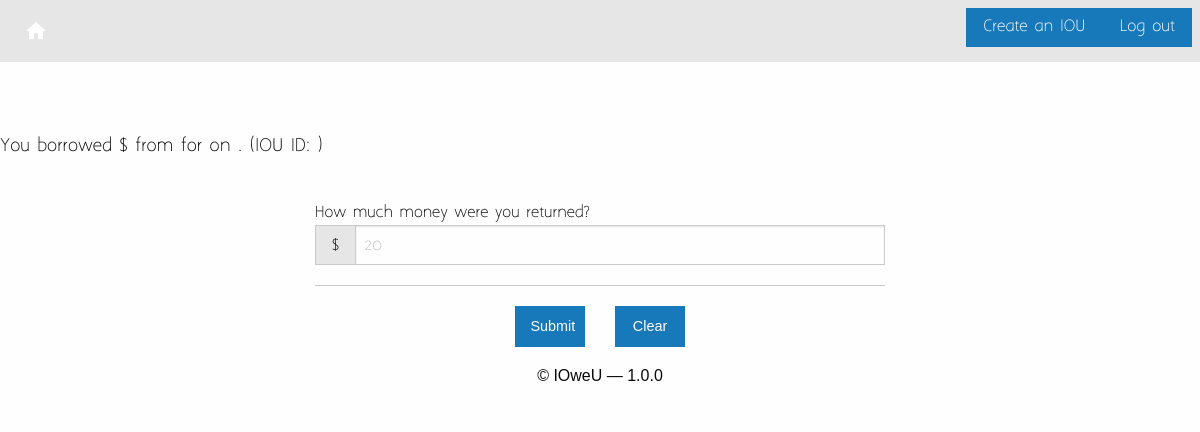
/modify/2, run on an earlier commit of the app's database.
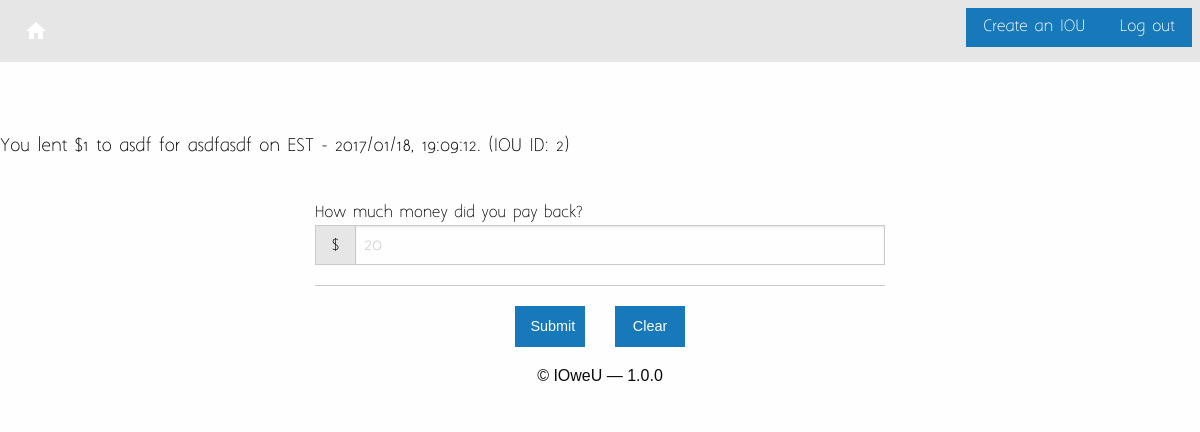
And on a later commit of the database.
### tables this page shows
CREATE TABLE ious(note TEXT, amount INTEGER, dateCreated FLOAT, dateModified FLOAT, userIDLender INTEGER, userIDBorrower INTEGER, borrowOrLend TEXT, accountOrName TEXT, completed INTEGER, iouID INTEGER);

### app.py (the view)
@app.route("/modify/<int:iouId>")
def modify(iouId = None):
	iouInfo = iou.getIOU(iouId)
	print iouInfo
	return render_template("modify.html",info=iouInfo)

### utils/iou.py (called while the page is built)
def getIOU(iouID):
	f = "data/database.db"
	db = sqlite3.connect(f)
	c = db.cursor()
	c.execute("SELECT * FROM ious WHERE iouID='%s'" %(iouID))
	res = c.fetchall()
	ret = {}
	for line in res:
		ret["note"] = line[0]
		ret["amount"] = line[1]
		ret["dateCreated"] = line[2]
		ret["dateModified"] = line[3]
		ret["usernameLender"] = line[4]
		ret["usernameBorrower"] = line[5]
		ret["borrowOrLend"] = line[6]
		ret["accountOrName"] = line[7]
		ret["completed"] = line[8]
		ret["iouID"] = line[9]
	return ret

### templates/modify.html
{% extends "base.html" %}
{% block topbar_right %}
<div class="top-bar-right">
  <ul class="menu">
  	<li><a class="button" href="/new">Create an IOU</a></li>
    <li><a class="button" href="/logout">Log out</a></li>
  </ul>
</div>
{% endblock %}
{% block body %}
<br><br><br>
<div class="row">
	{% if info["borrowOrLend"] == "lend" %}
		<p>You lent ${{info["amount"]}} to {{info["usernameBorrower"]}} for {{info["note"]}} on {{info["dateCreated"]}}. (IOU ID: {{info["iouID"]}})</p>
	{% else %}
		<p>You borrowed ${{info["amount"]}} from {{info["usernameLender"]}} for {{info["note"]}} on {{info["dateCreated"]}}. (IOU ID: {{info["iouID"]}})</p>
	{% endif %}
</div>
<br>
<form method="POST" action="/modcom/{{info['iouID']}}">
	<div class="row">
		<div class="small-6 columns small-push-3">
			<label>{% if info["borrowOrLend"] == "lend" %}How much money did you pay back?{% else %}How much money were you returned?{% endif %}
				<div class="input-group">
					<span class="input-group-label">$</span>
					<input class="input-group-field" type="number" placeholder="20" name="amount">
				</div>
			</label>
			<hr>
		</div>
  	</div>
  	<div class="row">
		<div class="small-1 columns small-push-5">
			<button class="button expanded" name="modify" type="submit">Submit</button>
		</div>
		<div class="small-1 columns small-pull-5">
			<button class="button expanded" type="reset">Clear</button>
		</div>
	</div>
</form>
{% endblock %}

What changed in the data, as far as the page shows it:
added ious: amount "1", usernameBorrower "asdf", note "asdfasdf", dateCreated "EST - 2017/01/18, 19:09:12", iouID "2"
Also different on the page:
text no longer shown: "You borrowed $ from How much money were you returned?"
text now shown: "You lent $ to How much money did you pay back?"
